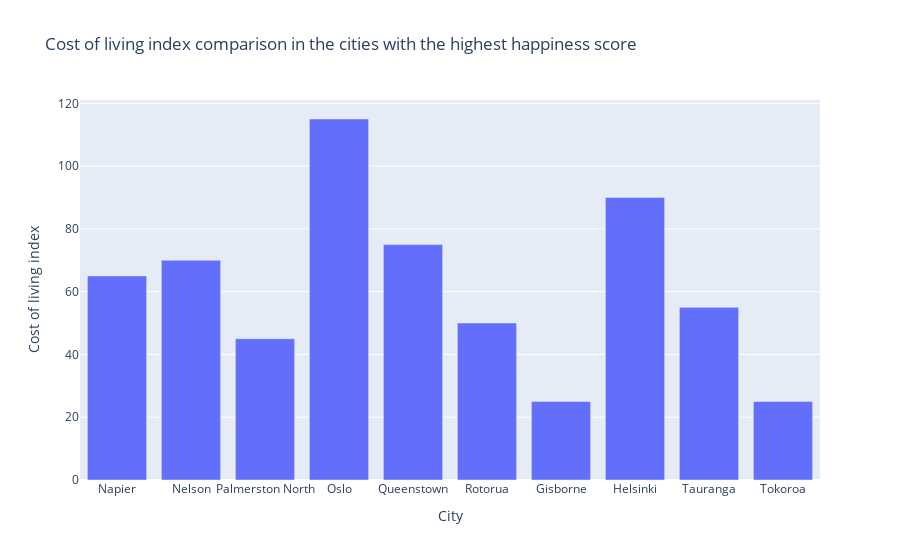

The code cell stored with this chart in its notebook:
### Code cell
fig = go.Figure([go.Bar(x=happiness_to_cost['City'], y=happiness_to_cost['Cost_of_Living_Index'])])
fig.update_layout(title="Cost of living index comparison in the cities with the highest happiness score", xaxis_title="City",
    yaxis_title="Cost of living index")
fig.show()

### Figure 1 — Plotly figure (JSON) as saved in the notebook; plotly's stock layout.template omitted (floating-point values rounded to 4 significant figures)
{"data": [{"type": "bar", "x": ["Napier", "Nelson", "Palmerston North", "Oslo", "Queenstown", "Rotorua", "Gisborne", "Helsinki", "Tauranga", "Tokoroa"], "y": [65, 70, 45, 115, 75, 50, 25, 90, 55, 25]}], "layout": {"title": {"text": "Cost of living index comparison in the cities with the highest happiness score"}, "xaxis": {"title": {"text": "City"}}, "yaxis": {"title": {"text": "Cost of living index"}}}}
